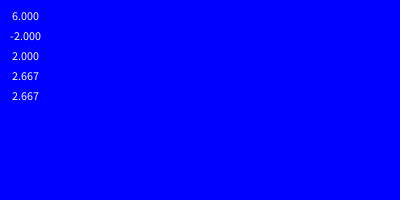
Frame 1 (no input)
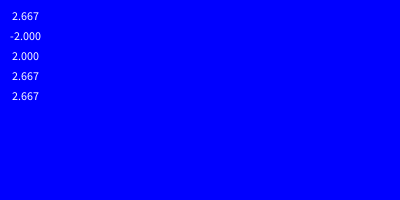
Frame 60 (the mouse pressed at the canvas centre just before this capture)
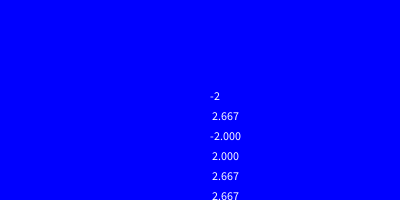
Frame 120 (the mouse held since frame 60 and released just before this capture)

The Processing sketch that drew these frames (run headless with seeded random() and noise(); from frame 60 on, the mouse is pressed at the canvas centre):

// Processing sketch: JH005_decimalPart
// ── JH005_decimalPart.pde
// This sketch shows the subtleties between integers, floats, integer division
// and float division. Always be careful whenever you mix-match different
// types of variables!

// variable declaration
int integerNumber;
float floatNumber;

void setup() {
  size(400, 200);
  
  // WATCH OUT: assigning a float to an int, automatically removes the decimal part!
  // 
  integerNumber = -8/3; // variable initialization (integer division truncates the decimal part)
  floatNumber = 6; // (2 is an integer number)
}

void draw() {
  background(0, 0, 255);
  text(integerNumber, mouseX+10, mouseY);
  text(floatNumber, mouseX+10, mouseY + 20);
  floatNumber = integerNumber; // assigns an int to a float (still .000)
  text(floatNumber, mouseX+10, mouseY + 40);
  floatNumber = 8/3; // integer division is triggered by integer numbers
  text(floatNumber, mouseX+10, mouseY + 60);
  floatNumber = 8./3.; // float division is triggered by float numbers
  text(floatNumber, mouseX+10, mouseY + 80);
  floatNumber = 8./3; // float division is triggered by at least one float number
  text(floatNumber, mouseX+10, mouseY + 100);
}
